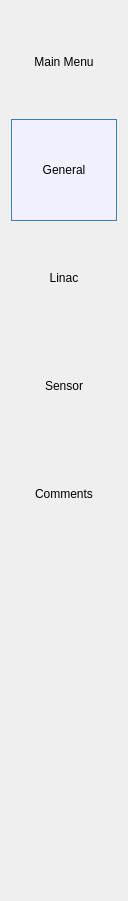
     <widget class="QFrame" name="frame">
      <property name="maximumSize">
       <size>
        <width>124</width>
        <height>16777215</height>
       </size>
      </property>
      <property name="styleSheet">
       <string notr="true">QFrame#frame{

background-color: qlineargradient(spread:pad, x1:0.5, y1:1, x2:0.5, y2:0, stop:0 rgba(250, 250, 250, 90), stop:0.9 rgba(255, 255, 255, 255));

}

QToolButton{
background-color:transparent;
border:none;

}

QToolButton:checked, QToolButton:pressed{
background-color:rgb(240,240,255);
border:1px solid rgb(60, 127, 177)
}

QToolButton:hover{
background-color:rgb(240,240,255)
}

QToolButton:checked:hover{
background-color:rgb(193,210,238);
}</string>
      </property>
      <property name="frameShape">
       <enum>QFrame::NoFrame</enum>
      </property>
      <property name="frameShadow">
       <enum>QFrame::Raised</enum>
      </property>
      <layout class="QVBoxLayout" name="verticalLayout">
       <item>
        <widget class="QToolButton" name="tbmainmenumetadata">
         <property name="sizePolicy">
          <sizepolicy hsizetype="Expanding" vsizetype="Fixed">
           <horstretch>0</horstretch>
           <verstretch>0</verstretch>
          </sizepolicy>
         </property>
         <property name="minimumSize">
          <size>
           <width>0</width>
           <height>102</height>
          </size>
         </property>
         <property name="toolTip">
          <string>Back to Main Menu</string>
         </property>
         <property name="text">
          <string>Main Menu</string>
         </property>
         <property name="icon">
          <iconset>
           <normaloff>iconspd/icons8-home-page-80.png</normaloff>iconspd/icons8-home-page-80.png</iconset>
         </property>
         <property name="iconSize">
          <size>
           <width>75</width>
           <height>75</height>
          </size>
         </property>
         <property name="toolButtonStyle">
          <enum>Qt::ToolButtonTextUnderIcon</enum>
         </property>
        </widget>
       </item>
       <item>
        <widget class="QToolButton" name="tbgeneral">
         <property name="sizePolicy">
          <sizepolicy hsizetype="Expanding" vsizetype="Fixed">
           <horstretch>0</horstretch>
           <verstretch>0</verstretch>
          </sizepolicy>
         </property>
         <property name="minimumSize">
          <size>
           <width>0</width>
           <height>102</height>
          </size>
         </property>
         <property name="text">
          <string>General</string>
         </property>
         <property name="icon">
          <iconset>
           <normaloff>iconspd/generalmetadata.png</normaloff>iconspd/generalmetadata.png</iconset>
         </property>
         <property name="iconSize">
          <size>
           <width>75</width>
           <height>75</height>
          </size>
         </property>
         <property name="checkable">
          <bool>true</bool>
         </property>
         <property name="checked">
          <bool>true</bool>
         </property>
         <property name="autoExclusive">
          <bool>true</bool>
         </property>
         <property name="toolButtonStyle">
          <enum>Qt::ToolButtonTextUnderIcon</enum>
         </property>
         <attribute name="buttonGroup">
          <string notr="true">buttonGroup</string>
         </attribute>
        </widget>
       </item>
       <item>
        <widget class="QToolButton" name="tblinac">
         <property name="minimumSize">
          <size>
           <width>106</width>
           <height>102</height>
          </size>
         </property>
         <property name="text">
          <string>Linac</string>
         </property>
         <property name="icon">
          <iconset>
           <normaloff>iconspd/Linac.png</normaloff>iconspd/Linac.png</iconset>
         </property>
         <property name="iconSize">
          <size>
           <width>75</width>
           <height>75</height>
          </size>
         </property>
         <property name="checkable">
          <bool>true</bool>
         </property>
         <property name="autoExclusive">
          <bool>true</bool>
         </property>
         <property name="toolButtonStyle">
          <enum>Qt::ToolButtonTextUnderIcon</enum>
         </property>
         <attribute name="buttonGroup">
          <string notr="true">buttonGroup</string>
         </attribute>
        </widget>
       </item>
       <item>
        <widget class="QToolButton" name="tbsensor">
         <property name="minimumSize">
          <size>
           <width>106</width>
           <height>102</height>
          </size>
         </property>
         <property name="text">
          <string>Sensor</string>
         </property>
         <property name="icon">
          <iconset>
           <normaloff>iconspd/Sensor.png</normaloff>iconspd/Sensor.png</iconset>
         </property>
         <property name="iconSize">
          <size>
           <width>75</width>
           <height>75</height>
          </size>
         </property>
         <property name="checkable">
          <bool>true</bool>
         </property>
         <property name="autoExclusive">
          <bool>true</bool>
         </property>
         <property name="toolButtonStyle">
          <enum>Qt::ToolButtonTextUnderIcon</enum>
         </property>
         <attribute name="buttonGroup">
          <string notr="true">buttonGroup</string>
         </attribute>
        </widget>
       </item>
       <item>
        <widget class="QToolButton" name="tbcomments">
         <property name="minimumSize">
          <size>
           <width>106</width>
           <height>102</height>
          </size>
         </property>
         <property name="text">
          <string>Comments</string>
         </property>
         <property name="icon">
          <iconset>
           <normaloff>iconspd/draw.png</normaloff>iconspd/draw.png</iconset>
         </property>
         <property name="iconSize">
          <size>
           <width>75</width>
           <height>75</height>
          </size>
         </property>
         <property name="checkable">
          <bool>true</bool>
         </property>
         <property name="autoExclusive">
          <bool>true</bool>
         </property>
         <property name="toolButtonStyle">
          <enum>Qt::ToolButtonTextUnderIcon</enum>
         </property>
         <attribute name="buttonGroup">
          <string notr="true">buttonGroup</string>
         </attribute>
        </widget>
       </item>
       <item>
        <spacer name="verticalSpacer">
         <property name="orientation">
          <enum>Qt::Vertical</enum>
         </property>
         <property name="sizeHint" stdset="0">
          <size>
           <width>20</width>
           <height>345</height>
          </size>
         </property>
        </spacer>
       </item>
      </layout>
     </widget>
